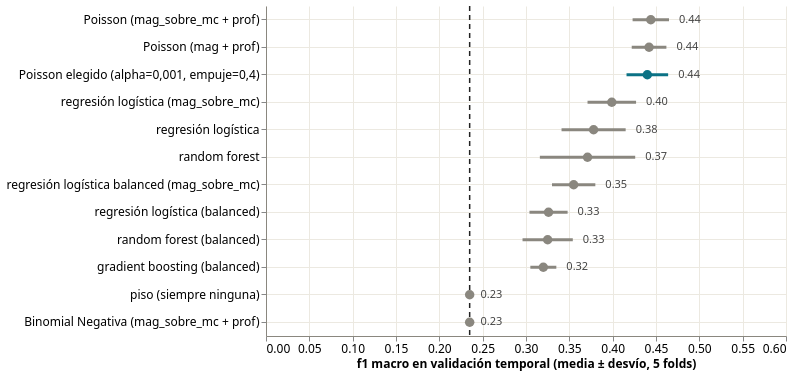

Describe this chart as a Vega-Lite specification.
### Vega-Lite specification from a JSON file in a GitHub repository (floating-point values rounded to 4 significant figures)
{"$schema": "https://vega.github.io/schema/vega-lite/v6.4.1.json", "config": {"axis": {"domainColor": "#8a877f", "grid": true, "gridColor": "#ece9e1", "labelFontSize": 12, "titleFontSize": 12}, "font": "system-ui, -apple-system, 'Segoe UI', sans-serif", "legend": {"labelFontSize": 12, "titleFontSize": 12}, "view": {"continuousHeight": 300, "continuousWidth": 300, "stroke": null}}, "datasets": {"data-27d5c1ddb25af17febce2a18a7ab0330": [{"alto": 0.236, "bajo": 0.234, "desvio": 0.001, "elegido": false, "f1": 0.235, "modelo": "piso (siempre ninguna)"}, {"alto": 0.415, "bajo": 0.341, "desvio": 0.037, "elegido": false, "f1": 0.378, "modelo": "regresión logística"}, {"alto": 0.348, "bajo": 0.304, "desvio": 0.022, "elegido": false, "f1": 0.326, "modelo": "regresión logística (balanced)"}, {"alto": 0.462, "bajo": 0.422, "desvio": 0.02, "elegido": false, "f1": 0.442, "modelo": "Poisson (mag + prof)"}, {"alto": 0.465, "bajo": 0.423, "desvio": 0.021, "elegido": false, "f1": 0.444, "modelo": "Poisson (mag_sobre_mc + prof)"}, {"alto": 0.427, "bajo": 0.371, "desvio": 0.028, "elegido": false, "f1": 0.399, "modelo": "regresión logística (mag_sobre_mc)"}, {"alto": 0.38, "bajo": 0.33, "desvio": 0.025, "elegido": false, "f1": 0.355, "modelo": "regresión logística balanced (mag_sobre_mc)"}, {"alto": 0.426, "bajo": 0.316, "desvio": 0.055, "elegido": false, "f1": 0.371, "modelo": "random forest"}, {"alto": 0.354, "bajo": 0.296, "desvio": 0.029, "elegido": false, "f1": 0.325, "modelo": "random forest (balanced)"}, {"alto": 0.335, "bajo": 0.305, "desvio": 0.015, "elegido": false, "f1": 0.32, "modelo": "gradient boosting (balanced)"}, {"alto": 0.236, "bajo": 0.234, "desvio": 0.001, "elegido": false, "f1": 0.235, "modelo": "Binomial Negativa (mag_sobre_mc + prof)"}, {"alto": 0.464, "bajo": 0.416, "desvio": 0.024, "elegido": true, "f1": 0.44, "modelo": "Poisson elegido (alpha=0,001, empuje=0,4)"}], "data-84eb7b52a13d9a0d28b0a592a7060b44": [{"piso": 0.235}]}, "height": 330, "layer": [{"data": {"name": "data-84eb7b52a13d9a0d28b0a592a7060b44"}, "encoding": {"x": {"field": "piso", "type": "quantitative"}}, "mark": {"color": "#222", "strokeDash": [5, 4], "strokeWidth": 1.5, "type": "rule"}}, {"data": {"name": "data-27d5c1ddb25af17febce2a18a7ab0330"}, "encoding": {"color": {"condition": {"test": "datum.elegido", "value": "#0b7285"}, "value": "#8a877f"}, "x": {"field": "bajo", "scale": {"domain": [0, 0.6], "zero": true}, "title": "f1 macro en validación temporal (media ± desvío, 5 folds)", "type": "quantitative"}, "x2": {"field": "alto"}, "y": {"axis": {"labelLimit": 300}, "field": "modelo", "sort": ["Poisson (mag_sobre_mc + prof)", "Poisson (mag + prof)", "Poisson elegido (alpha=0,001, empuje=0,4)", "regresión logística (mag_sobre_mc)", "regresión logística", "random forest", "regresión logística balanced (mag_sobre_mc)", "regresión logística (balanced)", "random forest (balanced)", "gradient boosting (balanced)", "piso (siempre ninguna)", "Binomial Negativa (mag_sobre_mc + prof)"], "title": null, "type": "nominal"}}, "mark": {"strokeWidth": 3, "type": "rule"}}, {"data": {"name": "data-27d5c1ddb25af17febce2a18a7ab0330"}, "encoding": {"color": {"condition": {"test": "datum.elegido", "value": "#0b7285"}, "value": "#8a877f"}, "tooltip": [{"field": "modelo", "title": "Modelo", "type": "nominal"}, {"field": "f1", "format": ".3f", "title": "f1 macro", "type": "quantitative"}, {"field": "desvio", "format": ".3f", "title": "Desvío", "type": "quantitative"}], "x": {"field": "f1", "type": "quantitative"}, "y": {"axis": {"labelLimit": 300}, "field": "modelo", "sort": ["Poisson (mag_sobre_mc + prof)", "Poisson (mag + prof)", "Poisson elegido (alpha=0,001, empuje=0,4)", "regresión logística (mag_sobre_mc)", "regresión logística", "random forest", "regresión logística balanced (mag_sobre_mc)", "regresión logística (balanced)", "random forest (balanced)", "gradient boosting (balanced)", "piso (siempre ninguna)", "Binomial Negativa (mag_sobre_mc + prof)"], "title": null, "type": "nominal"}}, "mark": {"filled": true, "opacity": 1, "size": 90, "type": "point"}}, {"data": {"name": "data-27d5c1ddb25af17febce2a18a7ab0330"}, "encoding": {"color": {"value": "#444"}, "text": {"field": "f1", "format": ".2f", "type": "quantitative"}, "x": {"field": "alto", "type": "quantitative"}, "y": {"axis": {"labelLimit": 300}, "field": "modelo", "sort": ["Poisson (mag_sobre_mc + prof)", "Poisson (mag + prof)", "Poisson elegido (alpha=0,001, empuje=0,4)", "regresión logística (mag_sobre_mc)", "regresión logística", "random forest", "regresión logística balanced (mag_sobre_mc)", "regresión logística (balanced)", "random forest (balanced)", "gradient boosting (balanced)", "piso (siempre ninguna)", "Binomial Negativa (mag_sobre_mc + prof)"], "title": null, "type": "nominal"}}, "mark": {"align": "left", "dx": 10, "fontSize": 11, "type": "text"}}], "width": 520}
